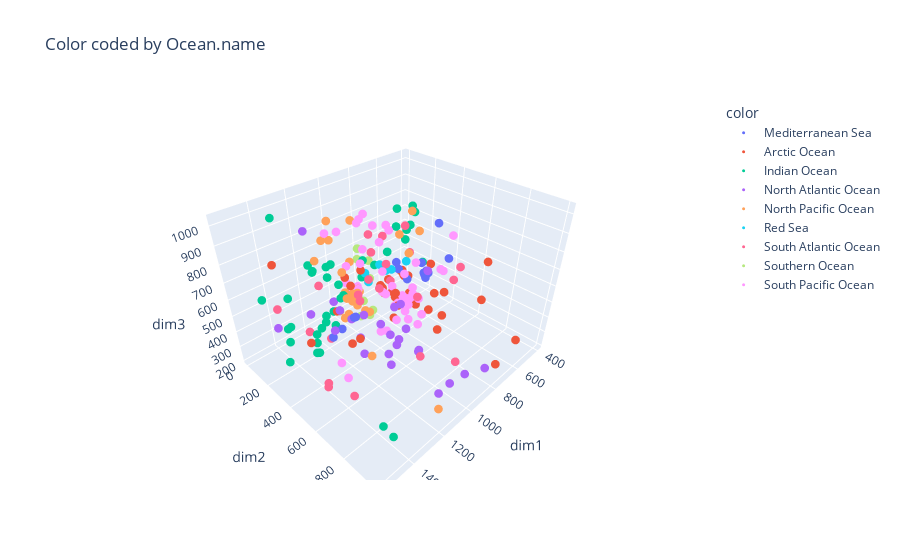
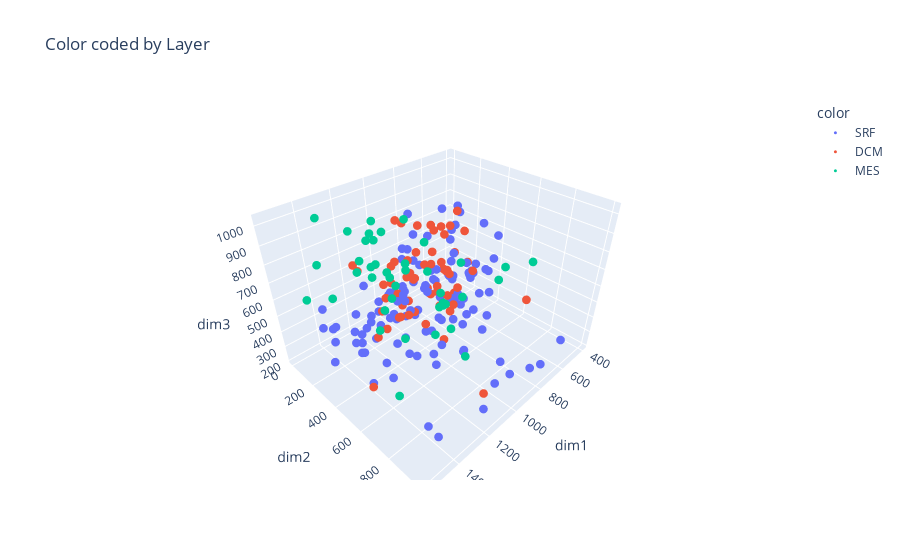
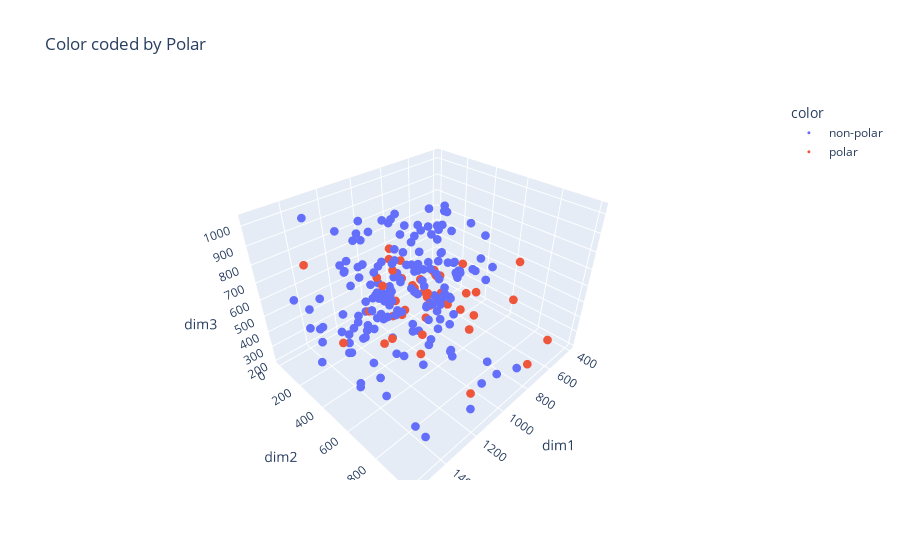

Notebook code for these charts, in order:
### Markdown cell above
# Plot the bottleneck of the autoencoder, colored by catergorical variables.

### Code cell
coded = get_bottleneck(train_data)
coded = pd.DataFrame(coded.numpy(), columns = ['dim1','dim2','dim3'])
for n in df.columns:
    if type(df[n][1])==str:
        print(n)
        print(type(df[n][1]))
        fig = px.scatter_3d(coded, x="dim1", y="dim2",z="dim3",title = "Color coded by "+n ,color = df[n],color_discrete_sequence=px.colors.qualitative.Plotly)
        fig.update_traces(marker_size = 3,opacity=1)
        #fig.update_layout(autosize=False,width=40,height=30,)
        fig.show()
        fig.write_image("/home/vmh/vmhdocs/Research/Inria/Anl/EnvDataAutoencoder/Code/autoenc001/images/bottleneck_coloredby_"+n+".png")
